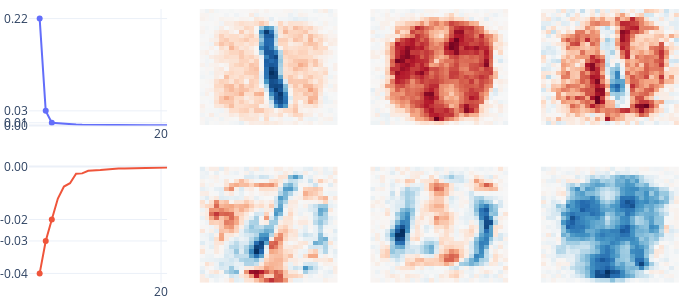

Notebook code for this chart:
### Code cell
eigenspectrum_fig = plot_eigenspectrum(mnist_model, digit=1, eigenvectors=3)
eigenspectrum_fig.show()

### Figure 1 — Plotly figure (JSON) as saved in the notebook; plotly's stock layout.template omitted (floating-point values rounded to 4 significant figures; data arrays with more than 128 entries replaced by an {"elided": "..."} marker saying what was removed)
{"data": [{"mode": "lines", "type": "scatter", "xaxis": "x", "y": [0.2168, 0.0296, 0.005474, 0.004368, 0.002662, 0.00216, 0.001808, 0.001322, 0.00109, 0.0009838, 0.0008956, 0.0008078, 0.0006968, 0.0006334, 0.0005458, 0.0004716, 0.0004366, 0.0003954, 0.0003345, 0.0003159, 0.0002852, 0.0002513], "yaxis": "y"}, {"marker": {"color": "#636EFA"}, "mode": "markers", "type": "scatter", "x": [2, 1, 0], "xaxis": "x", "y": [0.005474, 0.0296, 0.2168], "yaxis": "y"}, {"marker": {"color": "#EF553B"}, "mode": "lines", "type": "scatter", "xaxis": "x5", "y": [-0.03798, -0.02644, -0.01882, -0.01137, -0.007092, -0.005911, -0.002583, -0.002426, -0.001486, -0.001432, -0.001215, -0.001013, -0.0007544, -0.0007153, -0.0006974, -0.0006449, -0.0005835, -0.0004852, -0.0004574, -0.000416, -0.0003988, -0.0003207], "yaxis": "y5"}, {"marker": {"color": "#EF553B"}, "mode": "markers", "type": "scatter", "x": [0, 1, 2], "xaxis": "x5", "y": [-0.03798, -0.02644, -0.01882], "yaxis": "y5"}, {"colorscale": [[0, "rgb(103,0,31)"], [0.1, "rgb(178,24,43)"], [0.2, "rgb(214,96,77)"], [0.3, "rgb(244,165,130)"], [0.4, "rgb(253,219,199)"], [0.5, "rgb(247,247,247)"], [0.6, "rgb(209,229,240)"], [0.7, "rgb(146,197,222)"], [0.8, "rgb(67,147,195)"], [0.9, "rgb(33,102,172)"], [1, "rgb(5,48,97)"]], "showscale": false, "type": "heatmap", "xaxis": "x2", "yaxis": "y2", "z": {"elided": "28x28 float values"}, "zmid": 0}, {"colorscale": [[0, "rgb(103,0,31)"], [0.1, "rgb(178,24,43)"], [0.2, "rgb(214,96,77)"], [0.3, "rgb(244,165,130)"], [0.4, "rgb(253,219,199)"], [0.5, "rgb(247,247,247)"], [0.6, "rgb(209,229,240)"], [0.7, "rgb(146,197,222)"], [0.8, "rgb(67,147,195)"], [0.9, "rgb(33,102,172)"], [1, "rgb(5,48,97)"]], "showscale": false, "type": "heatmap", "xaxis": "x3", "yaxis": "y3", "z": {"elided": "28x28 float values"}, "zmid": 0}, {"colorscale": [[0, "rgb(103,0,31)"], [0.1, "rgb(178,24,43)"], [0.2, "rgb(214,96,77)"], [0.3, "rgb(244,165,130)"], [0.4, "rgb(253,219,199)"], [0.5, "rgb(247,247,247)"], [0.6, "rgb(209,229,240)"], [0.7, "rgb(146,197,222)"], [0.8, "rgb(67,147,195)"], [0.9, "rgb(33,102,172)"], [1, "rgb(5,48,97)"]], "showscale": false, "type": "heatmap", "xaxis": "x4", "yaxis": "y4", "z": {"elided": "28x28 float values"}, "zmid": 0}, {"colorscale": [[0, "rgb(103,0,31)"], [0.1, "rgb(178,24,43)"], [0.2, "rgb(214,96,77)"], [0.3, "rgb(244,165,130)"], [0.4, "rgb(253,219,199)"], [0.5, "rgb(247,247,247)"], [0.6, "rgb(209,229,240)"], [0.7, "rgb(146,197,222)"], [0.8, "rgb(67,147,195)"], [0.9, "rgb(33,102,172)"], [1, "rgb(5,48,97)"]], "showscale": false, "type": "heatmap", "xaxis": "x6", "yaxis": "y6", "z": {"elided": "28x28 float values"}, "zmid": 0}, {"colorscale": [[0, "rgb(103,0,31)"], [0.1, "rgb(178,24,43)"], [0.2, "rgb(214,96,77)"], [0.3, "rgb(244,165,130)"], [0.4, "rgb(253,219,199)"], [0.5, "rgb(247,247,247)"], [0.6, "rgb(209,229,240)"], [0.7, "rgb(146,197,222)"], [0.8, "rgb(67,147,195)"], [0.9, "rgb(33,102,172)"], [1, "rgb(5,48,97)"]], "showscale": false, "type": "heatmap", "xaxis": "x7", "yaxis": "y7", "z": {"elided": "28x28 float values"}, "zmid": 0}, {"colorscale": [[0, "rgb(103,0,31)"], [0.1, "rgb(178,24,43)"], [0.2, "rgb(214,96,77)"], [0.3, "rgb(244,165,130)"], [0.4, "rgb(253,219,199)"], [0.5, "rgb(247,247,247)"], [0.6, "rgb(209,229,240)"], [0.7, "rgb(146,197,222)"], [0.8, "rgb(67,147,195)"], [0.9, "rgb(33,102,172)"], [1, "rgb(5,48,97)"]], "showscale": false, "type": "heatmap", "xaxis": "x8", "yaxis": "y8", "z": {"elided": "28x28 float values"}, "zmid": 0}], "layout": {"autosize": false, "coloraxis": {"showscale": false}, "height": 300, "legend": {"visible": false}, "margin": {"b": 0, "l": 0, "r": 0, "t": 0}, "width": 680, "xaxis": {"anchor": "y", "domain": [0, 0.2125], "ticktext": ["20"], "tickvals": [20], "visible": true, "zeroline": false}, "xaxis2": {"anchor": "y2", "domain": [0.2625, 0.475], "visible": false}, "xaxis3": {"anchor": "y3", "domain": [0.525, 0.7375], "visible": false}, "xaxis4": {"anchor": "y4", "domain": [0.7875, 1], "visible": false}, "xaxis5": {"anchor": "y5", "domain": [0, 0.2125], "ticktext": ["20"], "tickvals": [20], "visible": true, "zeroline": false}, "xaxis6": {"anchor": "y6", "domain": [0.2625, 0.475], "visible": false}, "xaxis7": {"anchor": "y7", "domain": [0.525, 0.7375], "visible": false}, "xaxis8": {"anchor": "y8", "domain": [0.7875, 1], "visible": false}, "yaxis": {"anchor": "x", "domain": [0.575, 1], "rangemode": "tozero", "ticktext": ["0.00", "0.22", "0.03", "0.01"], "tickvals": [0, 0.2168, 0.0296, 0.005474], "visible": true, "zeroline": true}, "yaxis2": {"anchor": "x2", "domain": [0.575, 1], "visible": false}, "yaxis3": {"anchor": "x3", "domain": [0.575, 1], "visible": false}, "yaxis4": {"anchor": "x4", "domain": [0.575, 1], "visible": false}, "yaxis5": {"anchor": "x5", "domain": [0, 0.425], "rangemode": "tozero", "ticktext": ["0.00", "-0.04", "-0.03", "-0.02"], "tickvals": [0, -0.03798, -0.02644, -0.01882], "visible": true, "zeroline": true}, "yaxis6": {"anchor": "x6", "domain": [0, 0.425], "visible": false}, "yaxis7": {"anchor": "x7", "domain": [0, 0.425], "visible": false}, "yaxis8": {"anchor": "x8", "domain": [0, 0.425], "visible": false}}}
